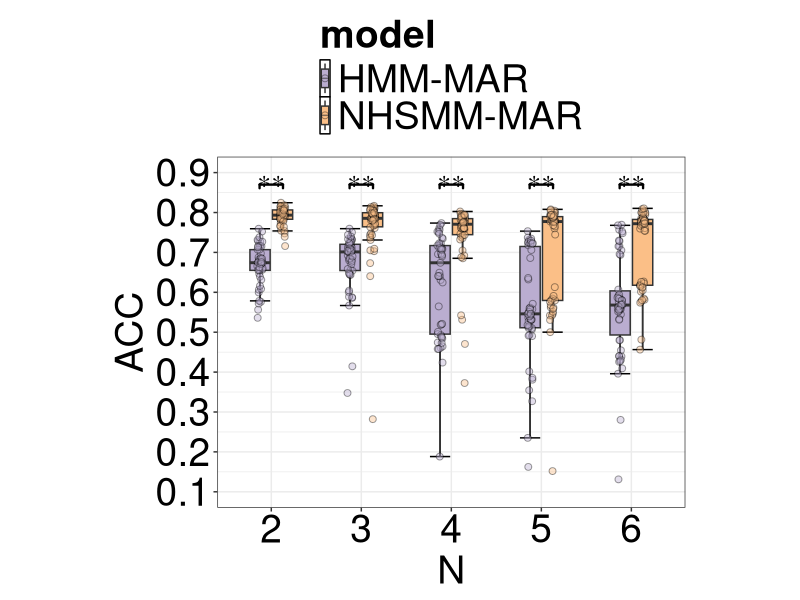
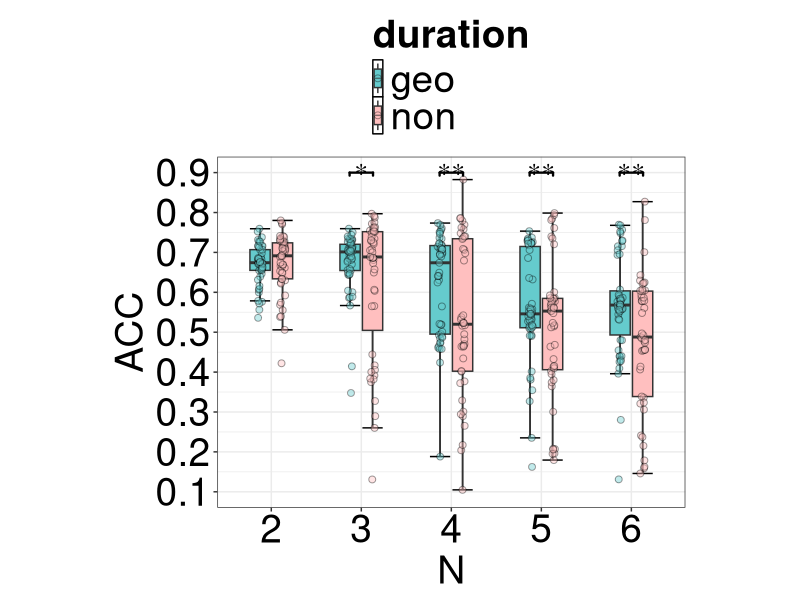
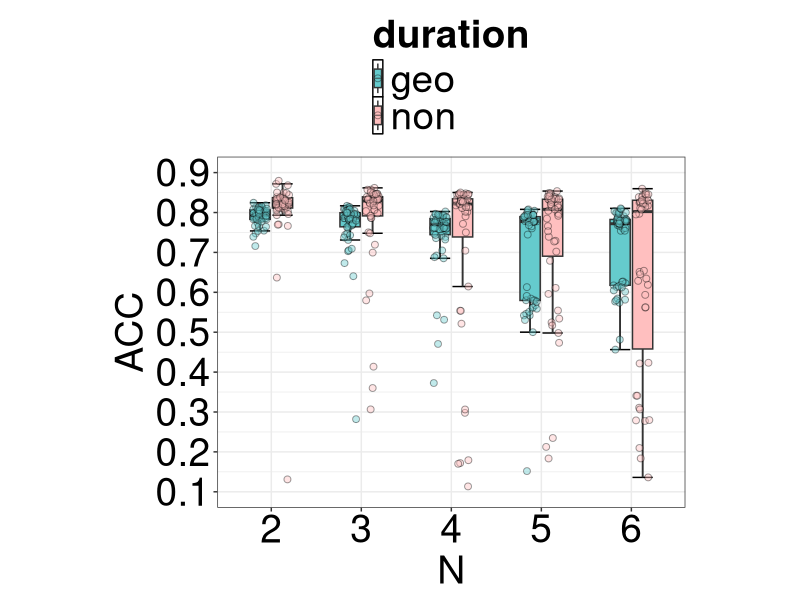
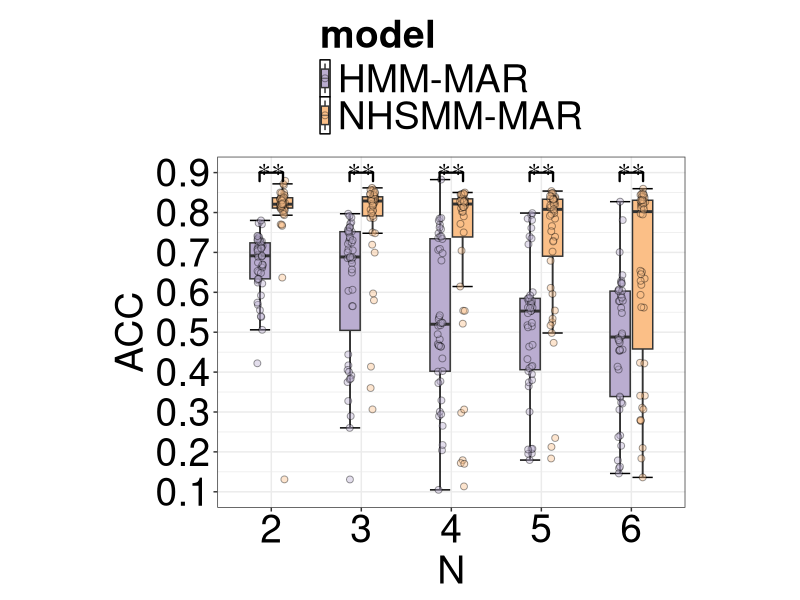
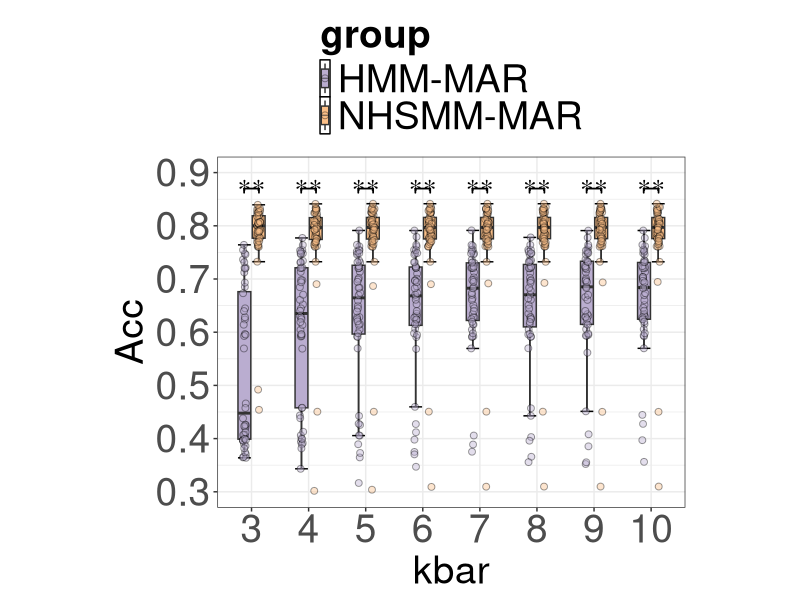

Write the R code that produced these figures, in order.

# Top line ----------------------------------------------------------------

library(tidyverse)
library(ggplot2)
library(ggsignif)


# Simulation1 -------------------------------------------------------------

ACC_HMM <- read.csv("Simulation1/ACC_HMM_MAR.txt", header=FALSE)
ACC_NHSMM <- read.csv("Simulation1/ACC_NHSMM_MAR.txt", header=FALSE)
VN_HMM <- read.csv("Simulation1/VN_HMM_MAR.txt", header=FALSE)
VN_NHSMM <- read.csv("Simulation1/VN_NHSMM_MAR.txt", header=FALSE)

apply(ACC_HMM, 2, mean)
apply(ACC_HMM, 2, sd)
apply(ACC_NHSMM, 2, mean)
apply(ACC_NHSMM, 2, sd)

meanHMM <- 1:8
sdHMM <- 1:8
meanNHSMM <- 1:8
sdNHSMM <- 1:8

Abnormalvaluedelete <- function(df1,df2){
  r <- length(df1)
  ddf1 <- c()
  ddf2 <- c()
  mean1 <- mean(df1)
  mean2 <- mean(df2)
  sd1 <- sd(df1)
  sd2 <- sd(df2)
  i <- 1
  sdtimes <- 1.5
  while (i<=r) {
    if (df1[i]>=(mean1-sdtimes*sd1) && df1[i]<=(mean1+sdtimes*sd1) && df2[i]>=(mean2-sdtimes*sd2) && df2[i]<=(mean2+sdtimes*sd2)) {
      ddf1 <- c(ddf1,df1[i])
      ddf2 <- c(ddf2,df2[i])
      i <- i+1
    } else{
      i <- i+1
    }
  } 
  res <- list()
  res[[1]] <- ddf1
  res[[2]] <- ddf2
  res
}

for (i in 1:8) {
  l <- Abnormalvaluedelete(ACC_HMM[,i],ACC_NHSMM[,i])
  meanHMM[i] <- mean(l[[1]])
  sdHMM[i] <- sd(l[[1]])
  meanNHSMM[i] <- mean(l[[2]])
  sdNHSMM[i] <- sd(l[[2]])
}

ACC_HMM_matrix <- matrix(data.matrix(ACC_HMM),50*8,1)
VN_HMM_matrix <- matrix(data.matrix(VN_HMM),50*8,1)
ACC_NHSMM_matrix <- matrix(data.matrix(ACC_NHSMM),50*8,1)
VN_NHSMM_matrix <- matrix(data.matrix(VN_NHSMM),50*8,1)

dataAcc_merge <- data.frame(kbar=rep(rep(3:10,each=50),2),
                            Acc=c(ACC_HMM_matrix,ACC_NHSMM_matrix),
                            group=rep(c("HMM-MAR","NHSMM-MAR"),each=400))
dataAcc_merge$kbar <- as.factor(dataAcc_merge$kbar)

sig <- c()

for (i in 3:10){
  a <- t.test(ACC_HMM[,i-2],ACC_NHSMM[,i-2])
  a$p.value
  sig <- c(sig,a$p.value)
}

p_Acc <- dataAcc_merge %>% ggplot(aes(x=kbar,y=Acc,fill=group))+
  # stat_boxplot(geom = "errorbar",width=0.15,aes(color="black"))+
  stat_boxplot(geom = "errorbar",width=0.5,aes(x=kbar,y=Acc))+
  geom_boxplot(width=0.5,outlier.shape = NA)+
  geom_point(position=position_jitterdodge(dodge.width = 0.5,jitter.width = 0.06),
             pch=21,
             alpha=0.4,
             size=2
  )+
  theme_bw()+
  scale_fill_manual(values = c("HMM-MAR"="#baadd0", "NHSMM-MAR"="#fbbf87"))+
  geom_signif(y_position = rep(0.87,8),
              xmin=c(0.87,1.87,2.87,3.87,4.87,5.87,6.87,7.87),
              xmax=c(1.13,2.13,3.13,4.13,5.13,6.13,7.13,8.13),
              annotation = c(rep("**",8)),
              size=0.6,
              textsize = 7,
              family = "serif",
              vjust = 0.7,
              tip_length = 0.008,
  )+
  theme(aspect.ratio = 6/10)+
  scale_y_continuous(limits = c(0.3,0.9),breaks = seq(0.3,0.9,0.1),labels =seq(0.3,0.9,0.1) )+
  theme(aspect.ratio = 6/8,
        strip.text.x = element_text(
          size = 15
        ), 
        strip.text.y = element_text(
          size = 15
        ),
        legend.key.size = unit(50, "pt")
  )+
  theme(legend.position = "top")+
  theme(axis.text.x = element_text(size=28),
        axis.title.x =element_text(size=28), 
        axis.title.y=element_text(size=28),
        axis.text.y=element_text(size=28),
        legend.key = element_rect(
          color = "black",
          fill = "white"
        ),
        legend.key.size = unit(0.5, "lines"),
        legend.key.height = NULL,
        legend.key.width = NULL,
        legend.text = element_text(
          size =  28,
          color = "black",
        ),
        legend.title = element_text(
          size =  28,
          face = "bold",
          hjust = 0,
          color = "black",
        ),
        legend.text.align = NULL,
        legend.title.align = NULL,
        legend.direction = "vertical",
        legend.box = NULL,
        panel.background = element_rect(
          fill = "white",
          color = NA
        ),)

# Simulation2 -------------------------------------------------------------

HMM_geo_ACC <- read.csv("Simulation2/ACC_HMMMAR_geo.txt", header=FALSE)
HMM_non_ACC <- read.csv("Simulation2/ACC_HMMMAR_non.txt", header=FALSE)
NHSMM_geo_ACC <- read.csv("Simulation2/ACC_NHSMMMAR_geo.txt", header=FALSE)
NHSMM_non_ACC <- read.csv("Simulation2/ACC_NHSMMMAR_non.txt", header=FALSE)
HMM_geo_VN <- read.csv("Simulation2/VN_HMMMAR_geo.txt", header=FALSE)
HMM_non_VN <- read.csv("Simulation2/VN_HMMMAR_non.txt", header=FALSE)
NHSMM_geo_VN <- read.csv("Simulation2/VN_NHSMMMAR_geo.txt", header=FALSE)
NHSMM_non_VN <- read.csv("Simulation2/VN_NHSMMMAR_non.txt", header=FALSE)

apply(HMM_geo_VN, 2, mean)
apply(HMM_geo_VN, 2, sd)
apply(HMM_non_VN, 2, mean)
apply(HMM_non_VN, 2, sd)
apply(NHSMM_geo_VN, 2, mean)
apply(NHSMM_geo_VN, 2, sd)
apply(NHSMM_non_VN, 2, mean)
apply(NHSMM_non_VN, 2, sd)

meanHMMgeo <- 1:5
sdHMMgeo <- 1:5
meanHMMnon <- 1:5
sdHMMnon <- 1:5
meanNHSMMgeo <- 1:5
sdNHSMMgeo <- 1:5
meanNHSMMnon <- 1:5
sdNHSMMnon <- 1:5
for (i in 1:5) {
  l <- Abnormalvaluedelete(HMM_geo_ACC[,i],HMM_non_ACC[,i])
  meanHMMgeo[i] <- mean(l[[1]])
  sdHMMgeo[i] <- sd(l[[1]])
  meanHMMnon[i] <- mean(l[[2]])
  sdHMMnon[i] <- sd(l[[2]])
}

for (i in 1:5) {
  l <- Abnormalvaluedelete(NHSMM_geo_ACC[,i],NHSMM_non_ACC[,i])
  meanNHSMMgeo[i] <- mean(l[[1]])
  sdNHSMMgeo[i] <- sd(l[[1]])
  meanNHSMMnon[i] <- mean(l[[2]])
  sdNHSMMnon[i] <- sd(l[[2]])
}


HMM_geo_ACC_matrix <- matrix(data.matrix(HMM_geo_ACC),50*5,1)
HMM_non_ACC_matrix <- matrix(data.matrix(HMM_non_ACC),50*5,1)
NHSMM_geo_ACC_matrix <- matrix(data.matrix(NHSMM_geo_ACC),50*5,1)
NHSMM_non_ACC_matrix <- matrix(data.matrix(NHSMM_non_ACC),50*5,1)

geodf <- data.frame(ACC=c(HMM_geo_ACC_matrix,NHSMM_geo_ACC_matrix),
                    model=rep(c("HMM-MAR","NHSMM-MAR"),each=250),
                    N=rep(rep(2:6,each=50),2))
geodf$N <- as.factor(geodf$N)

nondf <- data.frame(ACC=c(HMM_non_ACC_matrix,NHSMM_non_ACC_matrix),
                    model=rep(c("HMM-MAR","NHSMM-MAR"),each=250),
                    N=rep(rep(2:6,each=50),2))
nondf$N <- as.factor(nondf$N)


HMMdf <- data.frame(ACC=c(HMM_geo_ACC_matrix,HMM_non_ACC_matrix),
                    duration=rep(c("geo","non"),each=250),
                    N=rep(rep(2:6,each=50),2))
HMMdf$N <- as.factor(HMMdf$N)

NHSMMdf <- data.frame(ACC=c(NHSMM_geo_ACC_matrix,NHSMM_non_ACC_matrix),
                      duration=rep(c("geo","non"),each=250),
                      N=rep(rep(2:6,each=50),2))
NHSMMdf$N <- as.factor(NHSMMdf$N)

# geop
signif <- c()

for (i in 2:6){
  a <- t.test(HMM_geo_ACC[,i-1],NHSMM_geo_ACC[,i-1])
  a$p.value
  signif <- c(signif,a$p.value)
}

geop <- geodf %>% 
  ggplot(aes(x=N,y=ACC,fill=model))+
  # stat_boxplot(geom = "errorbar",width=0.15,aes(color="black"))+
  stat_boxplot(geom = "errorbar",width=0.5,aes(x=N,y=ACC))+
  geom_boxplot(width=0.5,outlier.shape = NA)+
  geom_point(position=position_jitterdodge(dodge.width = 0.5,jitter.width = 0.06),
             pch=21,
             alpha=0.4,
             size=2
  )+
  theme_bw()+
  scale_fill_manual(values = c("HMM-MAR"="#baadd0", "NHSMM-MAR"="#fbbf87"))+
  scale_y_continuous(limits = c(0.1,0.9),breaks = seq(0.1,0.9,0.1),labels =seq(0.1,0.9,0.1) )+
  geom_signif(y_position = rep(0.87,5),
              xmin=c(0.87,1.87,2.87,3.87,4.87),
              xmax=c(1.13,2.13,3.13,4.13,5.13),
              annotation = c(rep("**",5)),
              size=0.8,
              textsize = 7,
              family = "serif",
              vjust = 0.7,
              tip_length = 0.008,
  )+
  theme(aspect.ratio = 6/10)+
  theme(aspect.ratio = 6/8,
        strip.text.x = element_text(
          size = 15
        ), 
        strip.text.y = element_text(
          size = 15
        ),
        legend.key.size = unit(50, "pt")
  )+
  theme(legend.position = "top")+
  theme(axis.text.x = element_text(size=28,color = "black",),
        axis.title.x =element_text(size=28), 
        axis.title.y=element_text(size=28),
        axis.text.y=element_text(size=28,color = "black",),
        legend.key = element_rect(
          color = "black",
          fill = "white"
        ),
        legend.key.size = unit(0.5, "lines"),
        legend.key.height = NULL,
        legend.key.width = NULL,
        legend.text = element_text(
          size =  28,
          color = "black",
        ),
        legend.title = element_text(
          size =  28,
          face = "bold",
          hjust = 0,
          color = "black",
        ),
        legend.text.align = NULL,
        legend.title.align = NULL,
        legend.direction = "vertical",
        legend.box = NULL,
        panel.background = element_rect(
          fill = "white",
          color = NA
        ),)

# nonp
signif <- c()

for (i in 2:6){
  a <- t.test(HMM_non_ACC[,i-1],NHSMM_non_ACC[,i-1])
  a$p.value
  signif <- c(signif,a$p.value)
}

nonp <- nondf %>% 
  ggplot(aes(x=N,y=ACC,fill=model))+
  # stat_boxplot(geom = "errorbar",width=0.15,aes(color="black"))+
  stat_boxplot(geom = "errorbar",width=0.5,aes(x=N,y=ACC))+
  geom_boxplot(width=0.5,outlier.shape = NA)+
  geom_point(position=position_jitterdodge(dodge.width = 0.5,jitter.width = 0.06),
             pch=21,
             alpha=0.4,
             size=2
  )+
  theme_bw()+
  scale_fill_manual(values = c("HMM-MAR"="#baadd0", "NHSMM-MAR"="#fbbf87"))+
  scale_y_continuous(limits = c(0.1,0.9),breaks = seq(0.1,0.9,0.1),labels =seq(0.1,0.9,0.1) )+
  geom_signif(y_position = rep(0.9,5),
              xmin=c(0.87,1.87,2.87,3.87,4.87),
              xmax=c(1.13,2.13,3.13,4.13,5.13),
              annotation = c(rep("**",5)),
              size=0.8,
              textsize = 7,
              family = "serif",
              vjust = 0.7,
              tip_length = 0.008,
  )+
  theme(aspect.ratio = 6/10)+
  theme(aspect.ratio = 6/8,
        strip.text.x = element_text(
          size = 15
        ), 
        strip.text.y = element_text(
          size = 15
        ),
        legend.key.size = unit(50, "pt")
  )+
  theme(legend.position = "top")+
  theme(axis.text.x = element_text(size=28,color = "black",),
        axis.title.x =element_text(size=28), 
        axis.title.y=element_text(size=28),
        axis.text.y=element_text(size=28,color = "black",),
        legend.key = element_rect(
          color = "black",
          fill = "white"
        ),
        legend.key.size = unit(0.5, "lines"),
        legend.key.height = NULL,
        legend.key.width = NULL,
        legend.text = element_text(
          size =  28,
          color = "black",
        ),
        legend.title = element_text(
          size =  28,
          face = "bold",
          hjust = 0,
          color = "black",
        ),
        legend.text.align = NULL,
        legend.title.align = NULL,
        legend.direction = "vertical",
        legend.box = NULL,
        panel.background = element_rect(
          fill = "white",
          color = NA
        ),)

# HMMp
signif <- c()

for (i in 2:6){
  l <- Abnormalvaluedelete(HMM_geo_ACC[,i-1],HMM_non_ACC[,i-1])
  a <- t.test(l[[1]],l[[2]])
  a$p.value
  signif <- c(signif,a$p.value)
}

HMMp <- HMMdf %>% 
  ggplot(aes(x=N,y=ACC,fill=duration))+
  # stat_boxplot(geom = "errorbar",width=0.15,aes(color="black"))+
  stat_boxplot(geom = "errorbar",width=0.5,aes(x=N,y=ACC))+
  geom_boxplot(width=0.5,outlier.shape = NA)+
  geom_point(position=position_jitterdodge(dodge.width = 0.5,jitter.width = 0.06),
             pch=21,
             alpha=0.4,
             size=2
  )+
  theme_bw()+
  scale_fill_manual(values = c("geo"="#65cbcd", "non"="#ffbfbf"))+
  scale_y_continuous(limits = c(0.1,0.9),breaks = seq(0.1,0.9,0.1),labels =seq(0.1,0.9,0.1) )+
  geom_signif(y_position = rep(0.9,4),
              xmin=c(1.87,2.87,3.87,4.87),
              xmax=c(2.13,3.13,4.13,5.13),
              annotation = c("*","**","**","**"),
              size=0.8,
              textsize = 7,
              family = "serif",
              vjust = 0.7,
              tip_length = 0.008,
  )+
  theme(aspect.ratio = 6/10)+
  theme(aspect.ratio = 6/8,
        strip.text.x = element_text(
          size = 15
        ), 
        strip.text.y = element_text(
          size = 15
        ),
        legend.key.size = unit(50, "pt")
  )+
  theme(legend.position = "top")+
  theme(axis.text.x = element_text(size=28,color = "black",),
        axis.title.x =element_text(size=28), 
        axis.title.y=element_text(size=28),
        axis.text.y=element_text(size=28,color = "black",),
        legend.key = element_rect(
          color = "black",
          fill = "white"
        ),
        legend.key.size = unit(0.5, "lines"),
        legend.key.height = NULL,
        legend.key.width = NULL,
        legend.text = element_text(
          size =  28,
          color = "black",
        ),
        legend.title = element_text(
          size =  28,
          face = "bold",
          hjust = 0,
          color = "black",
        ),
        legend.text.align = NULL,
        legend.title.align = NULL,
        legend.direction = "vertical",
        legend.box = NULL,
        panel.background = element_rect(
          fill = "white",
          color = NA
        ),)

# NHSMMp
signif <- c()

for (i in 2:6){
  l <- Abnormalvaluedelete(NHSMM_geo_ACC[,i-1],NHSMM_non_ACC[,i-1])
  a <- t.test(l[[1]],l[[2]])
  a$p.value
  signif <- c(signif,a$p.value)
}

NHSMMp <- NHSMMdf %>% 
  ggplot(aes(x=N,y=ACC,fill=duration))+
  # stat_boxplot(geom = "errorbar",width=0.15,aes(color="black"))+
  stat_boxplot(geom = "errorbar",width=0.5,aes(x=N,y=ACC))+
  geom_boxplot(width=0.5,outlier.shape = NA)+
  geom_point(position=position_jitterdodge(dodge.width = 0.5,jitter.width = 0.15),
             pch=21,
             alpha=0.4,
             size=2
  )+
  theme_bw()+
  scale_fill_manual(values = c("geo"="#65cbcd", "non"="#ffbfbf"))+
  scale_y_continuous(limits = c(0.1,0.9),breaks = seq(0.1,0.9,0.1),labels =seq(0.1,0.9,0.1) )+
  theme(aspect.ratio = 6/10)+
  theme(aspect.ratio = 6/8,
        strip.text.x = element_text(
          size = 15
        ), 
        strip.text.y = element_text(
          size = 15
        ),
        legend.key.size = unit(50, "pt")
  )+
  theme(legend.position = "top")+
  theme(axis.text.x = element_text(size=28,color = "black",),
        axis.title.x =element_text(size=28), 
        axis.title.y=element_text(size=28),
        axis.text.y=element_text(size=28,color = "black",),
        legend.key = element_rect(
          color = "black",
          fill = "white"
        ),
        legend.key.size = unit(0.5, "lines"),
        legend.key.height = NULL,
        legend.key.width = NULL,
        legend.text = element_text(
          size =  28,
          color = "black",
        ),
        legend.title = element_text(
          size =  28,
          face = "bold",
          hjust = 0,
          color = "black",
        ),
        legend.text.align = NULL,
        legend.title.align = NULL,
        legend.direction = "vertical",
        legend.box = NULL,
        panel.background = element_rect(
          fill = "white",
          color = NA
        ),)

